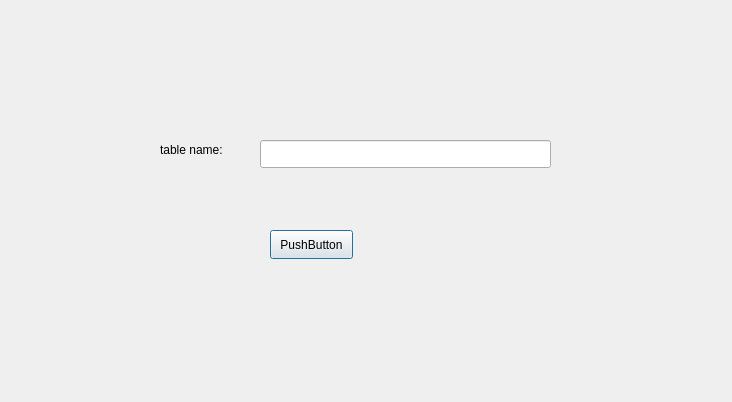
<?xml version="1.0" encoding="UTF-8"?>
<ui version="4.0">
 <class>AddTable</class>
 <widget class="QDialog" name="AddTable">
  <property name="geometry">
   <rect>
    <x>0</x>
    <y>0</y>
    <width>732</width>
    <height>402</height>
   </rect>
  </property>
  <property name="windowTitle">
   <string>Dialog</string>
  </property>
  <widget class="QPushButton" name="addTableButton">
   <property name="geometry">
    <rect>
     <x>270</x>
     <y>230</y>
     <width>83</width>
     <height>29</height>
    </rect>
   </property>
   <property name="text">
    <string>PushButton</string>
   </property>
  </widget>
  <widget class="QLineEdit" name="nameEdit">
   <property name="geometry">
    <rect>
     <x>260</x>
     <y>140</y>
     <width>291</width>
     <height>28</height>
    </rect>
   </property>
  </widget>
  <widget class="QLabel" name="label">
   <property name="geometry">
    <rect>
     <x>160</x>
     <y>140</y>
     <width>91</width>
     <height>20</height>
    </rect>
   </property>
   <property name="text">
    <string>table name:</string>
   </property>
  </widget>
 </widget>
 <resources/>
 <connections/>
</ui>
